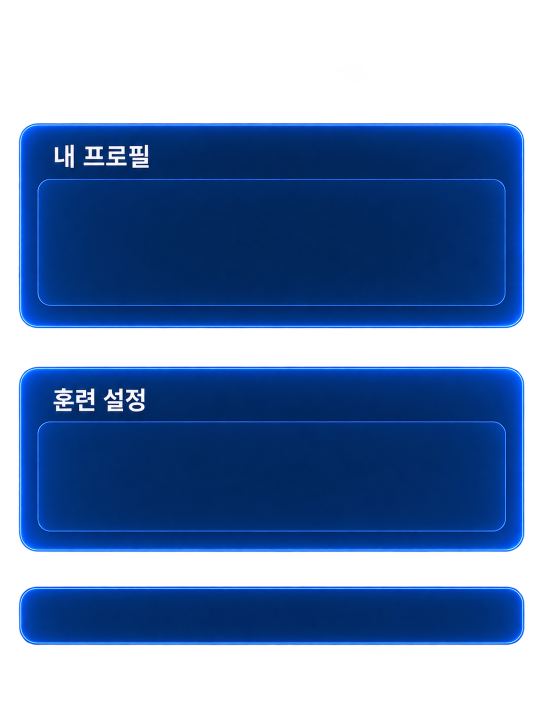
#> input picture Assets/_Project/Art/UI/Home/profile_T/69.png, 1086 x 1448 px (shown at 1/2 size)
$ python make_derived.py
#> lines starting #> are read from the running program, lines starting #| are printed output that depends on the picture; after the words box and inside, x2 and y2 are one past the last pixel; in counts of white or black regions, pixels touching at a corner belong together
# 프로필 설정 화면(ProfileSettingsScene)에 쓰는 파생 이미지를 디자이너 원본에서 만든다.
#   원본: Assets/_Project/Art/UI/Home/profile_T/67.png, 69.png / Assets/_Project/Art/UI/Profile_C/50.png, 51.png
#   결과: Assets/_Project/Art/UI/Home/profile_T/derived/
#     sec_profile.png, sec_training.png, row_blank.png  - 69(섹션 2개 + 행 바)를 나누고 섹션 안쪽 상자 테두리를 지움
#     dd_closed.png, dd_open.png                        - 67 드롭다운 칩 두 상태, '여자' 글자를 지움(글자는 Unity에서 TMP로)
#     nav_user_off.png, nav_settings_on.png             - 왼쪽 메뉴 상태를 바꾼 버전(50/51 틀과 글자를 맞바꿈)
#     icon_card_read.png, icon_speed.png, icon_voice.png - 훈련 설정 행 아이콘(원본에 없어 직접 그림)
# 원본을 바꾸면 이 스크립트를 다시 돌리고 Unity에서 Artti/Build ProfileSettingsScene Hierarchy를 실행한다.
# 필요: Python 3 + numpy + Pillow.   실행: python Art_Source/ui_profile_settings/make_derived.py
import os, sys, math
import numpy as np
from PIL import Image, ImageDraw, ImageFilter

ROOT = os.path.abspath(os.path.join(os.path.dirname(os.path.abspath(__file__)), '..', '..'))
T = os.path.join(ROOT, 'Assets/_Project/Art/UI/Home/profile_T/').replace(os.sep, '/')
SRC = T
C = os.path.join(ROOT, 'Assets/_Project/Art/UI/Profile_C/').replace(os.sep, '/')
OUT = os.path.join(T, 'derived')
os.makedirs(OUT, exist_ok=True)

# ===== 공통 =====
def box_blur(a, r):
    # a: HxW or HxWxC float. separable box blur via cumsum, edge-clamped
    pad = [(r, r), (r, r)] + [(0, 0)] * (a.ndim - 2)
    p = np.pad(a, pad, mode='edge')
    c = np.cumsum(p, axis=0)
    c = np.concatenate([np.zeros_like(c[:1]), c], axis=0)
    p = (c[2 * r + 1:] - c[:-2 * r - 1]) / (2 * r + 1)
    c = np.cumsum(p, axis=1)
    c = np.concatenate([np.zeros_like(c[:, :1]), c], axis=1)
    return (c[:, 2 * r + 1:] - c[:, :-2 * r - 1]) / (2 * r + 1)

def fill_masked(rgba, mask, r=8, passes=3):
    """masked pixels(True)를 주변 픽셀의 부드러운 평균으로 채운다 (normalized convolution)."""
    img = rgba.astype(float)
    w = (~mask).astype(float)
    num = img * w[..., None]
    den = w.copy()
    for _ in range(passes):
        num = box_blur(num, r)
        den = box_blur(den, r)
    fill = num / np.maximum(den[..., None], 1e-6)
    out = img.copy()
    out[mask] = fill[mask]
    return out

def rounded_rect_outline(h, w, x0, y0, x1, y1, rad, half):
    """둥근 사각형 테두리선(두께 2*half) 마스크"""
    yy, xx = np.mgrid[0:h, 0:w].astype(float)
    cx = np.clip(xx, x0 + rad, x1 - rad)
    cy = np.clip(yy, y0 + rad, y1 - rad)
    # 모서리 영역은 원까지 거리, 나머지는 변까지 거리
    inside_x = (xx >= x0 + rad) & (xx <= x1 - rad)
    inside_y = (yy >= y0 + rad) & (yy <= y1 - rad)
    d_corner = np.hypot(xx - cx, yy - cy) - rad
    d_edge = np.where(inside_x & ~inside_y, np.minimum(np.abs(yy - y0), np.abs(yy - y1)),
             np.where(inside_y & ~inside_x, np.minimum(np.abs(xx - x0), np.abs(xx - x1)),
                      np.minimum(np.minimum(np.abs(yy - y0), np.abs(yy - y1)), np.minimum(np.abs(xx - x0), np.abs(xx - x1)))))
    d = np.where(inside_x | inside_y, d_edge, np.abs(d_corner))
    return d <= half

def save(arr, path):
    Image.fromarray(np.clip(arr + 0.5, 0, 255).astype(np.uint8), 'RGBA').save(path)

def fill_rows(rgba, box, k=6, smooth=3):
    """box(x0,y0,x1,y1) 안을 줄마다 왼쪽/오른쪽 바깥 k px 평균색을 이어 채운다(넓은 글자 영역용). 위아래로 살짝 섞어 줄무늬를 없앤다."""
    out = rgba.astype(float).copy()
    x0, y0, x1, y1 = box
    t = (np.arange(x0, x1) - x0 + 0.5) / (x1 - x0)
    rows = []
    for y in range(y0, y1):
        l = out[y, x0 - k:x0].mean(axis=0)
        r = out[y, x1:x1 + k].mean(axis=0)
        rows.append(l[None, :] * (1 - t[:, None]) + r[None, :] * t[:, None])
    patch = np.stack(rows)
    if smooth > 0:
        pad = np.pad(patch, [(smooth, smooth), (0, 0), (0, 0)], mode='edge')
        c = np.cumsum(pad, axis=0); c = np.concatenate([np.zeros_like(c[:1]), c], axis=0)
        patch = (c[2 * smooth + 1:] - c[:-2 * smooth - 1]) / (2 * smooth + 1)
    out[y0:y1, x0:x1] = patch
    return out


# ===== 69: 섹션 / 행 바 =====
# 69(섹션 2개 + 행 바 1개가 한 장)을 조각으로 나누고, 섹션 안쪽 상자(inner box) 테두리를 지운다.
a = np.array(Image.open(SRC + '69.png').convert('RGBA')).astype(float)
pad = 8
parts = {
    'sec_profile':  dict(box=(36 - pad, 245 - pad, 1050 + pad, 657 + pad), inner=(75, 358, 1010, 610)),
    'sec_training': dict(box=(36 - pad, 732 - pad, 1050 + pad, 1105 + pad), inner=(75, 843, 1011, 1062)),
    'row_blank':    dict(box=(36 - pad, 1172 - pad, 1050 + pad, 1291 + pad), inner=None),
}
for name, p in parts.items():
    x0, y0, x1, y1 = p['box']
    crop = a[y0:y1, x0:x1].copy()
    if p['inner']:
        ix0, iy0, ix1, iy1 = p['inner']
        h, w = crop.shape[:2]
        m = rounded_rect_outline(h, w, ix0 - x0, iy0 - y0, ix1 - x0, iy1 - y0, 26, 5)   # 안쪽 상자 모서리 반지름 26, 지울 선 두께 ±5
        crop = fill_masked(crop, m, r=6, passes=3)
    save(crop, f'{OUT}/{name}.png')
    print(name, crop.shape)
#> this loop made 3 passes
#> pass 1, in fill_masked, `w = (~mask).astype(float)`:
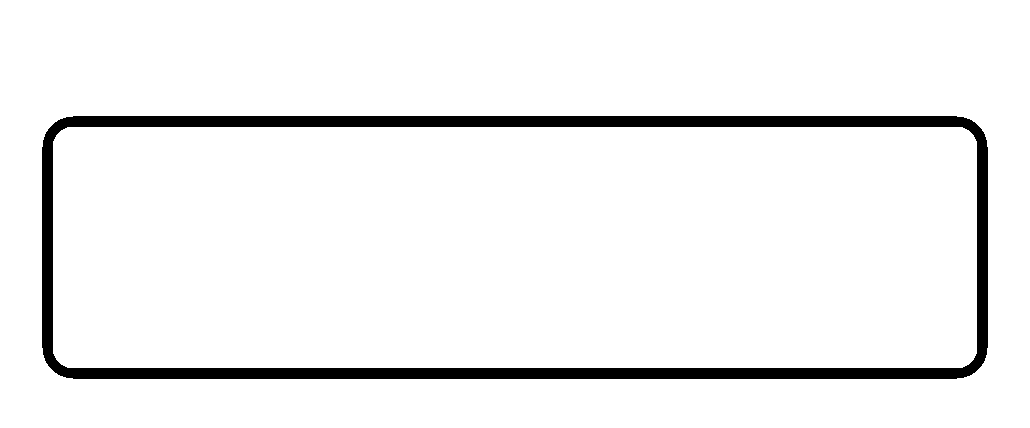
#> w: shape (428, 1030) float64; values 0 (black) and 1 (white), 94.2% white; 1 black region, box (x1, y1, x2, y2) and area: (42, 116, 988, 379) 25458
#> after the loop:
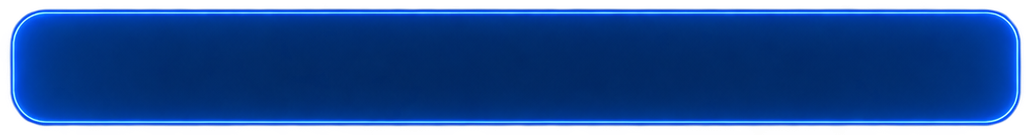
#> crop: shape (135, 1030, 4) float64; mean R, G, B, A 3.6, 49.4, 131, 211.3; transparent parts drawn white


# ===== 67 칩 / 50·51 메뉴 =====
# 67 드롭다운 칩의 '여자' 글자 지우기 + 왼쪽 메뉴(50/51) 상태 바꾼 버전 만들기

def load(p): return np.array(Image.open(p).convert('RGBA')).astype(float)
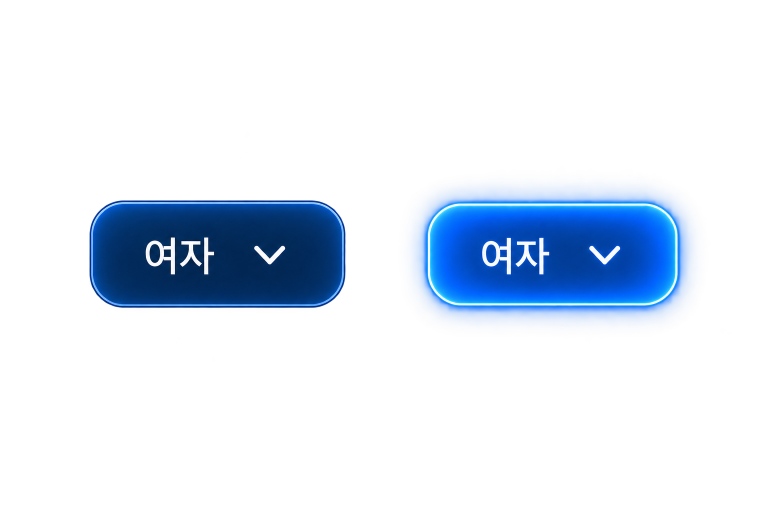
#> input picture Assets/_Project/Art/UI/Home/profile_T/67.png, 1536 x 1024 px (shown at 1/2 size)

def rect_mask(shape, x0, y0, x1, y1):
    m = np.zeros(shape[:2], bool); m[y0:y1, x0:x1] = True; return m

# ---- 67: 칩 두 개(닫힘/열림)를 따로 자르고 글자만 지운다(꺾쇠는 남김) ----
a = load(T + '67.png')
for name, box, txt in [('dd_closed', (150, 340, 720, 680), (280, 462, 442, 562)),
                       ('dd_open',   (790, 340, 1420, 680), (952, 462, 1112, 562))]:
    clean = fill_rows(a, txt)
    x0, y0, x1, y1 = box
    save(clean[y0:y1, x0:x1], f'{OUT}/{name}.png')

# ---- 50/51: 틀(글자 지움)과 글자층(흰색 알파)을 분리 ----
def split(path, glyph_box):
    a = load(path)
#> call 2 of load, with p = 'Assets/_Project/Art/UI/Profile_C/50.png'
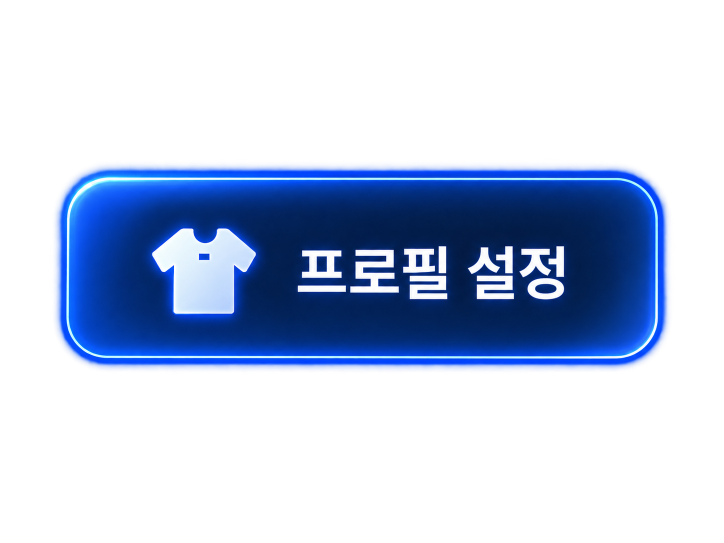
#> input picture Assets/_Project/Art/UI/Profile_C/50.png, 1448 x 1086 px (shown at 1/2 size)
    m = rect_mask(a.shape, *glyph_box)
    clean = fill_rows(a, glyph_box)
    mn_o = a[:, :, :3].min(axis=2); mn_c = clean[:, :, :3].min(axis=2)
    alpha = np.clip((mn_o - mn_c - 6) / np.maximum(250 - mn_c, 1), 0, 1) * m
    glyph = np.zeros_like(a); glyph[:, :, :3] = 255; glyph[:, :, 3] = alpha * 255
    return clean, glyph

f50, g50 = split(C + '50.png', (285, 435, 1150, 650))
f51, g51 = split(C + '51.png', (340, 330, 1345, 670))
#> call 2 of split, with path = 'Assets/_Project/Art/UI/Profile_C/51.png', glyph_box = (340, 330, 1345, 670)
#> call 3 of load, with p = 'Assets/_Project/Art/UI/Profile_C/51.png'
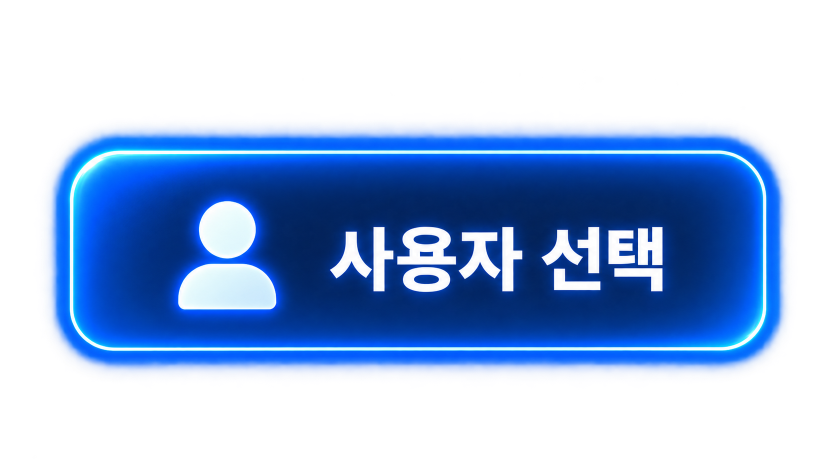
#> input picture Assets/_Project/Art/UI/Profile_C/51.png, 1672 x 941 px (shown at 1/2 size)
#> in split (call 2), `alpha = np.clip((mn_o - mn_c - 6) / np.maximum(250 - mn_c, 1), 0, 1) * m`:
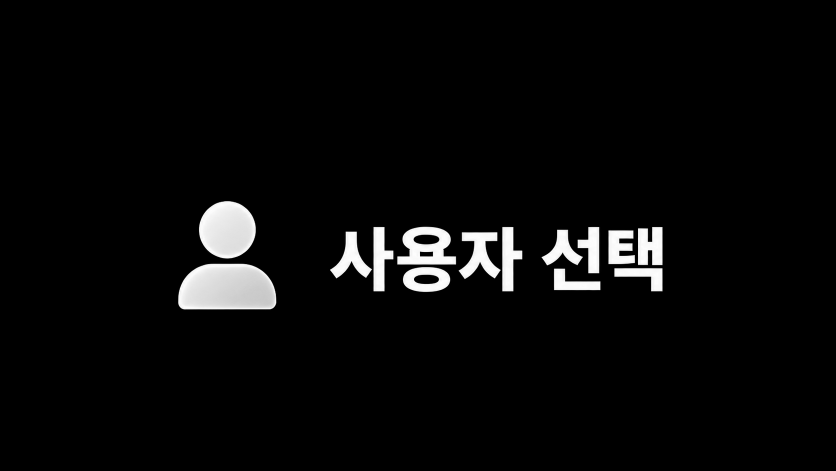
#> alpha: shape (941, 1672) float64 (shown at 1/2 size); min 0, max 0.996, mean 0.0378
B50 = (122, 340, 1328, 729); B51 = (113, 275, 1559, 726)

def bbox(alpha):
    ys, xs = np.where(alpha > 20); return xs.min(), ys.min(), xs.max() + 1, ys.max() + 1

def paste_glyph(frame, frame_body, glyph, glyph_body, left_x):
    """glyph(원래 이미지의 body 높이 기준)를 frame body 높이에 맞춰 키우고, 왼쪽 끝을 left_x, 세로는 body 가운데에 놓는다"""
#> called with frame_body = (113, 275, 1559, 726), glyph_body = (122, 340, 1328, 729), left_x = 356
    s = (frame_body[3] - frame_body[1]) / (glyph_body[3] - glyph_body[1])
#> s = 1.16
    gx0, gy0, gx1, gy1 = bbox(glyph[:, :, 3])
#> gx0 = 304; gy0 = 456; gx1 = 1129; gy1 = 628
    crop = Image.fromarray(glyph[gy0:gy1, gx0:gx1].astype(np.uint8), 'RGBA')
#> crop: PIL image 825x172 RGBA
    crop = crop.resize((max(1, round(crop.width * s)), max(1, round(crop.height * s))), Image.LANCZOS)
#> crop: PIL image 956x199 RGBA
    # 원래 글자 묶음의 body 기준 세로 중심 비율을 유지
    rel_cy = ((gy0 + gy1) / 2 - glyph_body[1]) / (glyph_body[3] - glyph_body[1])
#> rel_cy = 0.519
    cy = frame_body[1] + rel_cy * (frame_body[3] - frame_body[1])
#> cy = 509.2
    out = Image.fromarray(np.clip(frame, 0, 255).astype(np.uint8), 'RGBA')
#> out: PIL image 1672x941 RGBA
    layer = Image.new('RGBA', out.size, (0, 0, 0, 0))
#> layer: PIL image 1672x941 RGBA; every value is 0
    layer.paste(crop, (int(round(left_x)), int(round(cy - crop.height / 2))))
    return Image.alpha_composite(out, layer)
#> returned value: PIL image 1672x941 RGBA

# 프로필 설정(켜짐) = 51 틀 + 50 글자. 글자 시작 = 51 아이콘 자리
on = paste_glyph(f51, B51, g50, B50, bbox(g51[:, :, 3])[0])
on.save(f'{OUT}/nav_settings_on.png')

# 사용자 선택(꺼짐) = 50 틀을 어둡게 + 51 글자. 글자 시작 = 50 아이콘 자리
dim = f50.copy()
dim[:, :, :3] *= 0.62
dim[:, :, 3] = np.where(dim[:, :, 3] < 250, dim[:, :, 3] * 0.55, dim[:, :, 3])
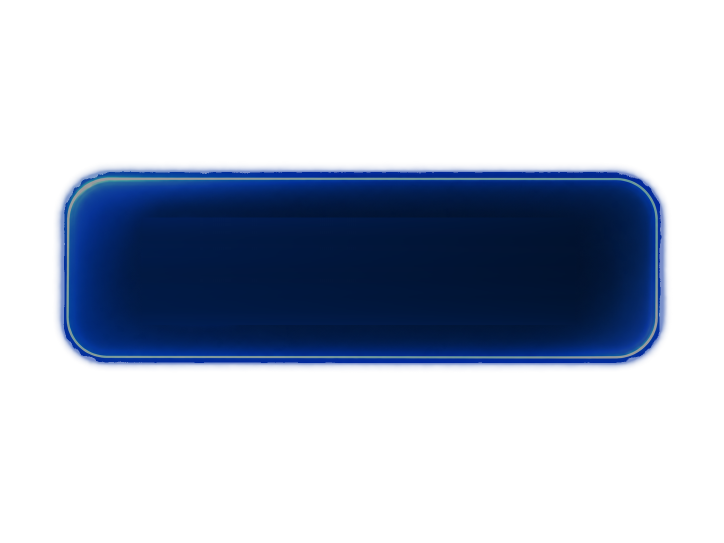
#> dim: shape (1086, 1448, 4) float64 (shown at 1/2 size); mean R, G, B, A 1.9, 11.6, 30.9, 73.7; transparent parts drawn white
off = paste_glyph(dim, B50, g51, B51, bbox(g50[:, :, 3])[0])
off.save(f'{OUT}/nav_user_off.png')
print('glyph50', bbox(g50[:, :, 3]), 'glyph51', bbox(g51[:, :, 3]))
#| glyph50 (304, 456, 1129, 628) glyph51 (356, 402, 1326, 620)


# ===== 아이콘 =====
# 훈련 설정 행 아이콘 3개(카드 읽어주기 / 말 빠르기 / 읽어주는 목소리). 71~74 행 아이콘처럼 흰 선 + 옅은 파란 빛.
N = 1024; F = 256; W = int(N * 0.068)          # 그리는 크기 / 결과 크기 / 선 굵기
#> after `N = 1024`: N = 1024
#> after `W = int(N * 0.068)`: W = 69
def P(x, y): return (x * N, y * N)
def line(d, pts, w=W, fill=255):
    pts = [P(*p) for p in pts]
    d.line(pts, fill=fill, width=w)
    for p in (pts[0], pts[-1]): d.ellipse([p[0] - w / 2, p[1] - w / 2, p[0] + w / 2, p[1] + w / 2], fill=fill)   # 둥근 끝
def arc(d, cx, cy, r, a0, a1):
    h = W / N / 2
    d.arc([P(cx - r - h, cy - r - h), P(cx + r + h, cy + r + h)], start=a0, end=a1, fill=255, width=W)
    for a in (a0, a1):
        t = math.radians(a); circle(d, cx + r * math.cos(t), cy + r * math.sin(t), h)
def circle(d, cx, cy, r, fill=255):
    d.ellipse([P(cx - r, cy - r), P(cx + r, cy + r)], fill=fill)

def card_read(d):
    # 말풍선 카드 + 글줄 두 개 + 왼쪽 아래 꼬리 + 오른쪽 아래 소리 점
    d.rounded_rectangle([P(0.12, 0.16), P(0.84, 0.70)], radius=0.11 * N, outline=255, width=W)
    d.rectangle([P(0.28, 0.66), P(0.44, 0.74)], fill=0)                       # 꼬리 자리 비우기
    line(d, [(0.28, 0.70), (0.25, 0.86), (0.44, 0.70)])
    line(d, [(0.30, 0.37), (0.66, 0.37)])
    line(d, [(0.30, 0.52), (0.50, 0.52)])
    circle(d, 0.80, 0.72, 0.19, fill=0)                                        # 점 둘레 틈
    circle(d, 0.80, 0.72, 0.12)

def speed(d):
    cx, cy, r = 0.5, 0.56, 0.36
    arc(d, cx, cy, r, 140, 400)
    for a in (190, 230, 270, 310, 350):   # 눈금
        t = math.radians(a)
        line(d, [(cx + (r - 0.11) * math.cos(t), cy + (r - 0.11) * math.sin(t)),
                 (cx + (r - 0.17) * math.cos(t), cy + (r - 0.17) * math.sin(t))], w=int(W * 0.8))
    t = math.radians(330)
    line(d, [(cx, cy), (cx + 0.22 * math.cos(t), cy + 0.22 * math.sin(t))])   # 바늘
    circle(d, cx, cy, 0.065)

def voice(d):
    d.rounded_rectangle([P(0.37, 0.08), P(0.63, 0.58)], radius=0.13 * N, outline=255, width=W)
    cx, cy, r = 0.5, 0.40, 0.25
    arc(d, cx, cy, r, 0, 180)
    line(d, [(0.5, cy + r), (0.5, 0.86)])
    line(d, [(0.35, 0.88), (0.65, 0.88)])

for name, fn in [('icon_card_read', card_read), ('icon_speed', speed), ('icon_voice', voice)]:
    m = Image.new('L', (N, N), 0)
    fn(ImageDraw.Draw(m))
    m = m.resize((F, F), Image.LANCZOS)
    glow = m.filter(ImageFilter.GaussianBlur(5)).point(lambda v: int(v * 0.55))
    out = Image.new('RGBA', (F, F), (120, 170, 255, 0))
    out.putalpha(glow)
    white = Image.new('RGBA', (F, F), (255, 255, 255, 0)); white.putalpha(m)
    out = Image.alpha_composite(out, white)
    out.save(f'{OUT}/{name}.png')
#> this loop made 3 passes
